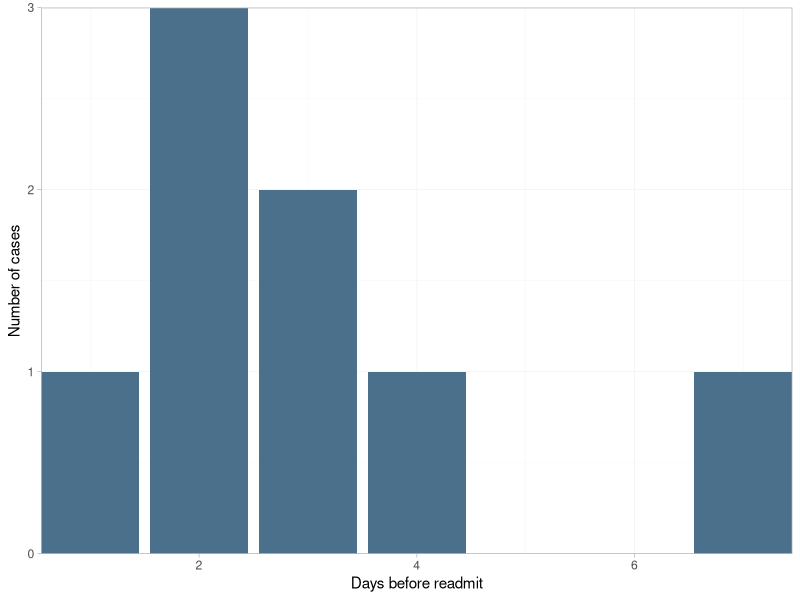
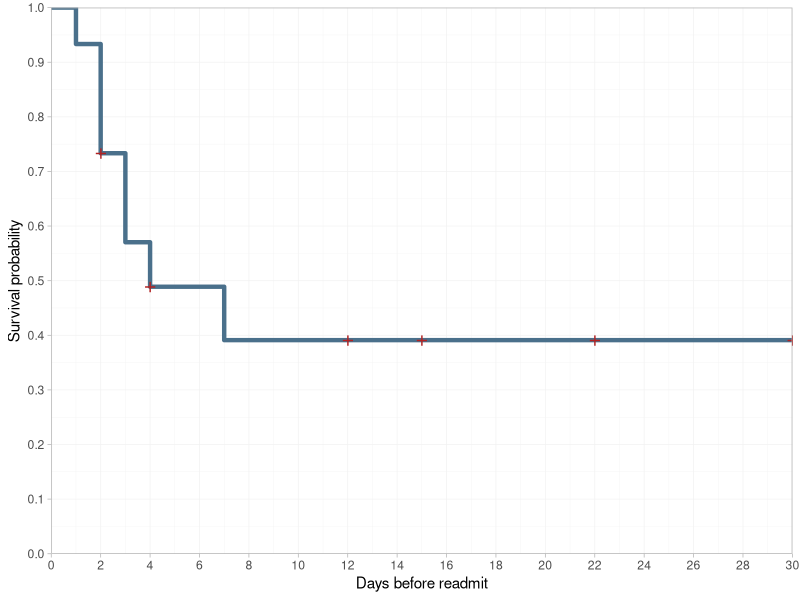
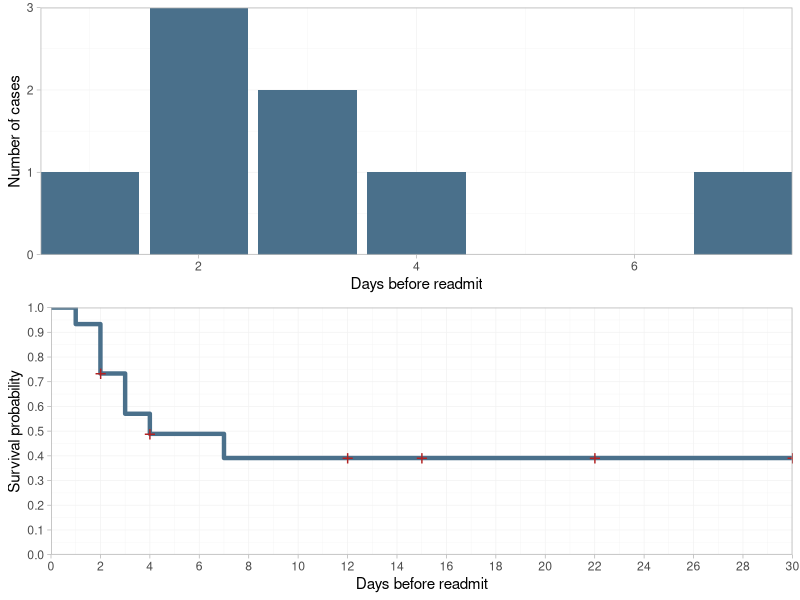
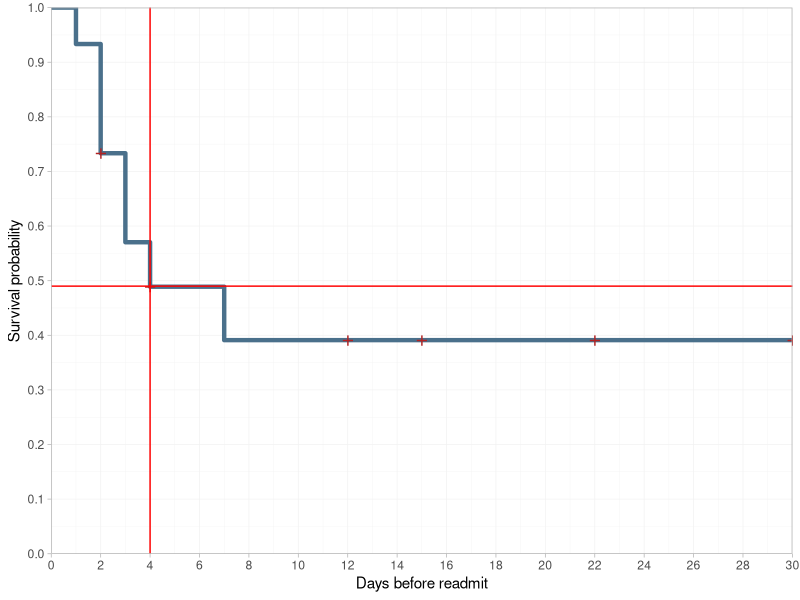

Reproduce these figures in R, in order.
## ---- chunk 1
knitr::opts_chunk$set(echo = TRUE, 
                      warning = FALSE, 
                      message = FALSE)

library(kableExtra)

# shortcuts: 
# > ctrl + alt + i ==> new code chunk
# > ctrl + shift + k ==> knit doc 
# \  ==> line break (include 2 spaces after)
## ---- chunk 2
library(tidyverse)
library(survival)
library(ggfortify)  # one-line survival plots with ggplot2::autoplot.
library(ggpubr)

## ---- chunk 3
# paste from Excel using datapasta add-in: 

df1.readmits <- 
    data.frame(stringsAsFactors=FALSE,
                patient_id = c(1L, 2L, 3L, 4L, 5L, 6L, 7L, 8L, 9L, 10L, 11L, 12L, 13L, 14L, 15L),
       days.before.readmit = c(1L, 2L, 2L, 2L, 3L, 3L, 4L, 7L, 2L, 12L, 15L, 30L, 2L, 22L, 4L),
              not.censored = c(1L, 1L, 1L, 1L, 1L, 1L, 1L, 1L, 0L, 0L, 0L, 0L, 0L, 0L, 0L),
                     notes = c(NA, NA, NA, NA, NA, NA, NA, NA,
                               "no observed readmit", "no observed readmit",
                               "no observed readmit", "no observed readmit",
                               "no observed readmit", "no observed readmit",
                               "no observed readmit")
    )



## ---- chunk 4
df1.readmits %>% 
    kable() %>% 
    kable_styling(bootstrap_options = c("striped")) %>%
    scroll_box(width = "100%", height = "400px")

## ---- chunk 5

p1.density <- 
    df1.readmits %>% 
    filter(not.censored == 1) %>% 
    
    ggplot(aes(x = days.before.readmit)) + 
    scale_x_continuous(expand = c(0,0)) +
    scale_y_continuous(expand = c(0, 0)) + 
    geom_bar(fill = "skyblue4") + 
    labs(x = "Days before readmit", 
         y = "Number of cases") + 
    theme_light() + 
    theme(panel.grid.minor = element_line(colour="grey95"), 
          panel.grid.major = element_line(colour="grey95"))
    
p1.density
    
## ---- chunk 6
# Surv( ) builds the standard survival object: 
Surv(df1.readmits$days.before.readmit,
     df1.readmits$not.censored)

# Note that a “+” after the time in the print out of km indicates censoring.
## ---- chunk 7
# Kaplan-Meier curve: 
km1.survival <- survfit(Surv(days.before.readmit, 
                             not.censored) ~ 1,
                        data = df1.readmits)

# summary(km1.survival)

## ---- chunk 8

# ?autoplot.survfit

p2.survival <- autoplot(km1.survival,
                        conf.int = FALSE, 
                        firsty = 1, 
                        surv.colour = "skyblue4",
                        surv.size = 1.5, 
                        censor.size = 5, 
                        censor.colour = "firebrick") + 
    scale_y_continuous(limits = c(0,1), 
                       expand = c(0, 0), 
                       breaks = seq(0, 1, .1)) + 
    scale_x_continuous(expand = c(0, 0), 
                       breaks = seq(0, 30, 2)) + 
        labs(x = "Days before readmit",
             y = "Survival probability") + 
    theme_light() + 
    theme(panel.grid.minor = element_line(colour="grey95"), 
          panel.grid.major = element_line(colour="grey95"))

p2.survival

## ---- chunk 9
ggarrange(p1.density, 
          p2.survival, 
          nrow = 2)

## ---- chunk 10
p2.survival + 
    geom_vline(xintercept = 4, 
               col = "red") + 
    geom_hline(yintercept = 0.49, 
               col = "red")
